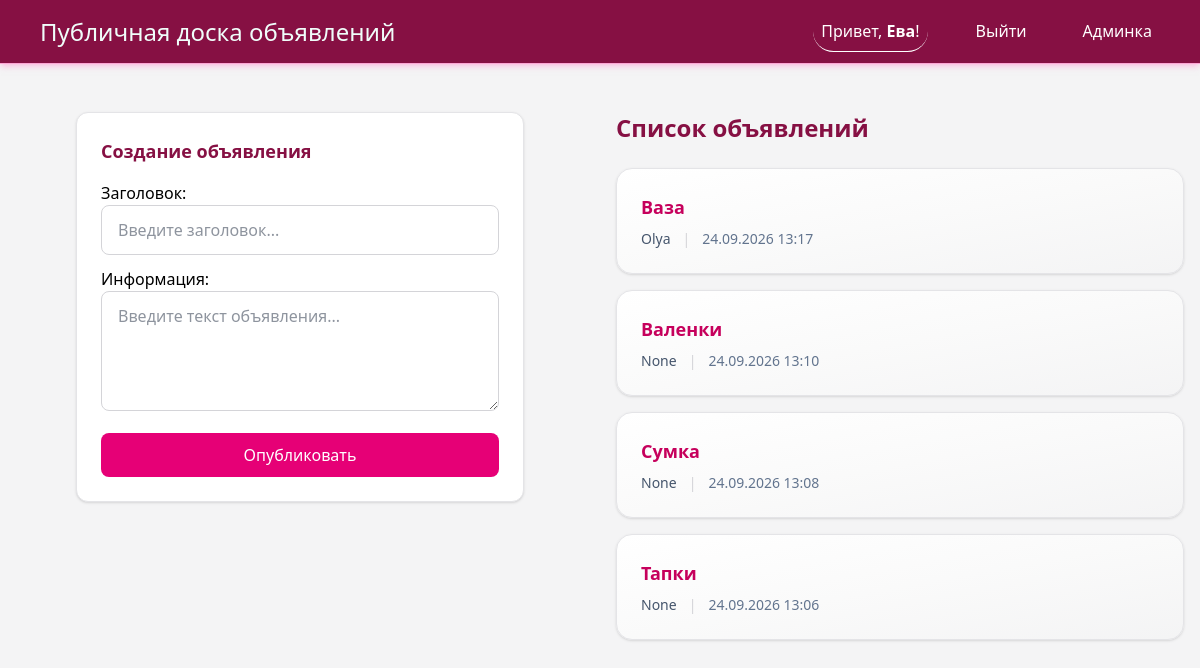
The app's page / (signed in) with its own data.
### notice/models.py (models this page shows, shortened)
class Notice(models.Model):
    title = models.CharField(max_length=100, verbose_name='Заголовок')
    content = models.TextField(verbose_name='Информация')
    author_name = models.ForeignKey(User, on_delete=models.CASCADE, verbose_name='Автор', related_name='notices', null=True, blank=True)
    created_at = models.DateTimeField(auto_now_add=True, verbose_name='Дата публикации')
    class Meta:
        verbose_name = 'Объявление'
        verbose_name_plural = 'Объявления'
        ordering = ['-created_at']

### notice/views.py (the view)
# urls.py: path('', views.notice_list, name='notice_list'),
def notice_list(request):
    notices = Notice.objects.all().order_by('-created_at')
    if request.method == 'POST':
        if not request.user.is_authenticated:
            messages.warning(request, 'Чтобы оставить объявление, войдите на сайт')
            return redirect('login')
        form = NoticeCreateForm(request.POST)
        if form.is_valid():
            notice = form.save(commit=False)
            notice.author_name = request.user
            notice.save()
            messages.success(request, 'Объявление создано')
            return redirect('notice:notice_list')
        else:
            messages.error(request, 'Исправьте ошибку в форме')
    else:
        form = NoticeCreateForm()
    context = {
        'notices': notices,
        'form': form,
        'page_title': 'Доска объявлений'
    }
    return render(request, 'notice/notice_list.html', context)

### notice/forms.py
class NoticeCreateForm(forms.ModelForm):
    class Meta:
        model = Notice
        fields = ['title', 'content']
        widgets = {
            'title': forms.TextInput(attrs={
                'class': 'w-full border border-zinc-300 focus:border-pink-500 focus:ring-1 focus:ring-pink-200 rounded-lg px-4 py-3 text-slate-800 outline-none bg-white',
                'placeholder': 'Введите заголовок...'
            }),
            'content': forms.Textarea(attrs={
                'class': 'w-full h-30 border border-zinc-300 focus:border-pink-500 focus:ring-1 focus:ring-pink-200 rounded-lg px-4 py-3 text-slate-800 outline-none bg-white',
                'placeholder': 'Введите текст объявления...'
            }),
        }
        labels = {
            'title': 'Заголовок',
            'content': 'Информация',
        }

### notice/templates/notice/notice_list.html (shortened to what this page needs)
{% extends 'notice/base.html' %}
{% block content %}
  <div class="max-w-7xl mx-auto mt-12 px-4 grid grid-cols-1 md:grid-cols-2 gap-8">
    <div class="md:col-span-1">
      <form method="post" class="max-w-md w-full m-auto p-6 rounded-xl bg-white border border-zinc-200 shadow-sm">
        {% if user.is_authenticated %}
          <h1 class="text-pink-900 text-lg font-bold mb-4 flex items-center gap-2">
            Создание объявления
          </h1>
          <div class="space-y-3">
            {{ form }}
          </div>
          <button type="submit" class="w-full bg-pink-600 text-white py-2.5 rounded-lg font-medium hover:bg-pink-700 active:scale-[0.98] transition-all duration-150 mt-4 cursor-pointer">Опубликовать</button>
        {% else %}
          <p class="text-center text-slate-500 text-sm mt-6">
            Чтобы оставить объявление, <a href="{% url 'notice:login' %}" class="text-teal-600 hover:underline font-medium">войдите на сайт</a>
          </p>
        {% endif %}
      </form>
    </div>
    <div class="md:col-span-1">
      <h1 class="text-pink-900 text-2xl font-bold mb-6 flex items-center gap-3">
        Список объявлений
      </h1>
      {% if notices %}
        <div class="space-y-4">
          {% for notice in notices %}
            <article class="p-6 rounded-2xl bg-gradient-to-br from-white via-zinc-50 to-zinc-100 border border-zinc-200 shadow-sm hover:shadow-md transition-shadow duration-200">
              <h2>
                <a href="{% url 'notice:notice_details' notice.id %}" class="text-pink-700 text-lg font-semibold hover:text-teal-600 hover:underline transition-colors">{{ notice.title }}</a>
              </h2>
              <div class="flex items-center gap-3 mt-2 text-slate-500 text-sm">
                <span class="font-medium text-slate-600">{{ notice.author_name }}</span>
                <span class="text-zinc-300">|</span>
                <span>{{ notice.created_at|date:"d.m.Y H:i" }}</span>
              </div>
            </article>
          {% endfor %}
        </div>
      {% else %}
        <div class="p-8 rounded-2xl bg-zinc-50 border border-zinc-200 text-center text-slate-400">Доска объявлений пустая</div>
      {% endif %}
    </div>
  </div>
{% endblock %}

### notice/templates/notice/base.html (shortened to what this page needs)
<!DOCTYPE html>
<html lang="en">
{% load tailwind_tags %}
<head>
    {% tailwind_css %}
</head>
<body class="bg-zinc-100">
    <header class="bg-pink-900 text-white flex justify-between h-16 items-center shadow-md shadow-pink-300/50 border-b-1 border-pink-300">
        <h1 class="text-2xl font-medium pl-10 text-teal-50">
            <a href="{% url 'notice:notice_list' %}">Публичная доска объявлений</a>
        </h1>
        <nav class="flex gap-10 pr-10">
            {% if user.is_authenticated %}
                <p class="p-2 transition duration-500 border-b-1 p-2 rounded-full">Привет, <b>{{ user.first_name }}</b>!</p>
                <form action="{% url 'logout' %}" method="post">
                    <button type="submit" class="p-2 transition duration-500 hover:border-b-1 hover:rounded-full cursor-pointer
                ">Выйти</button>
                </form>
            {% endif %}
            <a href="/admin/" target="_blank" class="p-2 transition duration-500 hover:border-b-1 hover:rounded-full ">Админка</a>
        </nav>
    </header>
    <main>
        {% block content %}
        {% endblock %}
    </main>
{% load django_browser_reload %}
</body>
</html>

### records on screen
Notice: title "Ваза", author_name "Olya", created_at "24.09.2026 13:17"
Notice: title "Валенки", author_name "None", created_at "24.09.2026 13:10"
Notice: title "Сумка", author_name "None", created_at "24.09.2026 13:08"
Notice: title "Тапки", author_name "None", created_at "24.09.2026 13:06"

### other values on screen
{{ user.first_name }} "Ева"
